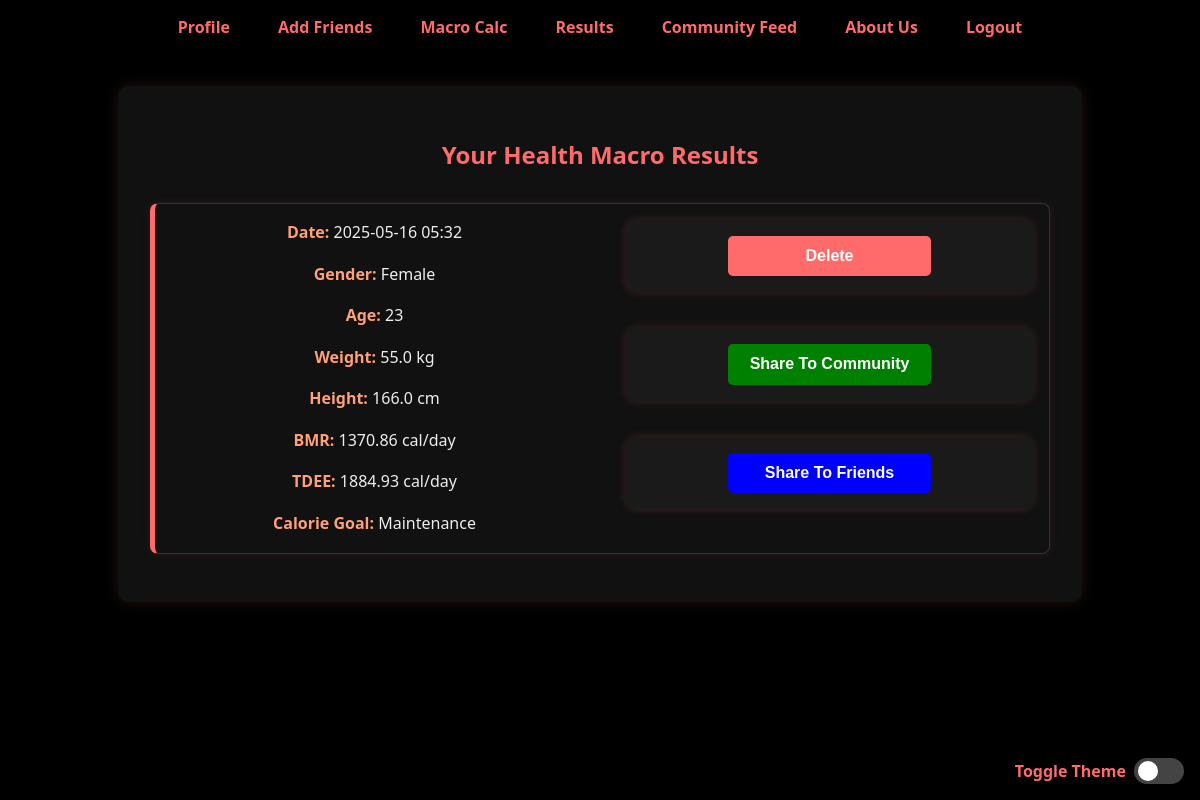
The page /results (signed in) on the database its author committed.
### app/models.py (models this page shows)
class MacroPost(db.Model):
    id = db.Column(db.Integer, primary_key=True)
    gender = db.Column(db.String(10), nullable=False)
    age = db.Column(db.Integer, nullable=False)
    weight = db.Column(db.Float, nullable=False)
    height = db.Column(db.Float, nullable=False)
    bmr = db.Column(db.Float, nullable=False)
    tdee = db.Column(db.Float, nullable=False)
    calorie_goal = db.Column(db.String(10), nullable=False, server_default='maintain')
    timestamp = db.Column(db.DateTime, server_default=db.func.now())
    user_id = db.Column(db.Integer, db.ForeignKey('user.id'), nullable=False)
    user = db.relationship('User', backref=db.backref('macroposts', lazy=True))

### app/routes.py (the view)
@app.route("/results")
def results():
    macro_posts = []
    if current_user.is_authenticated:
        macro_posts = MacroPost.query.filter_by(user_id=current_user.id).order_by(MacroPost.timestamp.desc()).all()
    return render_template("results.html", macro_posts=macro_posts)

### app/__init__.py (called while the page is built)
@login_manager.user_loader
def load_user(user_id):
    return db.session.get(User, int(user_id))

### app/routes.py (called while the page is built)
@app.after_request
def add_security_headers(response):
    response.headers['X-Content-Type-Options'] = 'nosniff'
    response.headers['X-Frame-Options'] = 'DENY'
    response.headers['X-Content-Type-Options'] = 'nosniff'
    response.headers['X-XSS-Protection'] = '1; mode=block'
    return response

### app/templates/results.html (shortened to what this page needs)
{% extends "base.html" %}
{% import "./components/resultTab.html" as ui %}
 {% block content %}
<section>
  <h1>Your Health Macro Results</h1>
  {% if macro_posts and macro_posts|length > 0 %}
  <div class="macro-history">
    <ul>
      {% for post in macro_posts %}
      <li>
        <div class="info">
          {{ ui.history_item(post) }}
        </div>
        <div class="actions">
          {{ ui.delete_button(post.id) }}
          {{ ui.community_share_button(post.id) }}
          {{ ui.friend_share_button(post.id) }}
        </div>
      </li>
      {% endfor %}
    </ul>
  </div>
  {% endif %}
</section>
{% endblock %}

### app/templates/components/resultTab.html (shortened to what this page needs)
{% macro history_item(post) %}
<p><strong>Date:</strong> {{ post.timestamp.strftime('%Y-%m-%d %H:%M') }}</p>
<p><strong>Gender:</strong> {{ post.gender|capitalize }}</p>
<p><strong>Age:</strong> {{ post.age }}</p>
<p><strong>Weight:</strong> {{ post.weight }} kg</p>
<p><strong>Height:</strong> {{ post.height }} cm</p>
<p><strong>BMR:</strong> {{ post.bmr }} cal/day</p>
<p><strong>TDEE:</strong> {{ post.tdee }} cal/day</p>
<p><strong>Calorie Goal:</strong> {{ post.calorie_goal|capitalize }}</p>
{% endmacro %}
{% macro delete_button(post_id) %}
<form
  action="{{ url_for('delete_macro_post', post_id=post_id) }}"
  method="post"
  onsubmit="return confirm('Are you sure you want to delete this entry?');"
>
  <button type="submit">Delete</button>
</form>
{% endmacro %}
{% macro community_share_button(post_id) %}
<form action="{{ url_for('create_feed_post', post_id=post_id) }}" method="POST">
  <button style="background-color: green" type="submit">
    Share To Community
  </button>
</form>
{% endmacro %}
{% macro friend_share_button(post_id) %}
<form action="{{ url_for('feed') }}" method="GET">
  <button style="background-color: blue" type="submit">Share To Friends</button>
</form>
{% endmacro %}

### app/static/css/style.css (style rules this page uses)
body { background-color: #000; color: #eee; font-family: 'Segoe UI', Tahoma, Geneva, Verdana, sans-serif; margin: 0; padding: 0; }
h1, h2 { color: #ff6b6b; text-align: center; }
form { background-color: #1a1a1a; padding: 2rem; border-radius: 10px; max-width: 500px; margin: 2rem auto; box-shadow: 0 0 10px rgba(255, 107, 107, 0.2); }
input, select, button { width: 100%; padding: 0.7rem; margin-top: 0.5rem; border-radius: 5px; border: none; background-color: #333; color: #fff; font-size: 1rem; }
button { background-color: #ff6b6b; color: #000; font-weight: bold; margin-top: 1.5rem; cursor: pointer; transition: background-color 0.3s; }
section { background-color: #111; color: #eee; max-width: 900px; margin: 2rem auto; padding: 2rem; border-radius: 10px; box-shadow: 0 0 15px rgba(255, 107, 107, 0.15); }
section p { font-size: 1rem; line-height: 1.6; }
.macro-history { margin-top: 2rem; }
.macro-history ul { list-style: none; padding: 0px; margin: 0px; }
.macro-history li { text-align: center; border: 1px solid #333; border-left: 5px solid #ff6b6b; border-radius: 8px; margin-bottom: 1rem; box-shadow: 0 0 8px rgba(255, 107, 107, 0.1); transition: transform 0.2s ease; display: flex; justify-content: space-between; align-items: flex-start; gap: 1rem; }
.macro-history strong { color: #ffa07a; }
.macro-history .info { justify-content: left; }
.macro-history .info p { margin-block: 1rem; }
.macro-history li .info { display: inline-table; grid-template-columns: repeat(auto-fit, minmax(120px, 1fr)); gap: 0.25rem 1rem; flex: 0.5; }
.macro-history .actions { display: flex; flex-direction: column; }
.macro-history li .actions { display: block; align-self: start; gap: 0.5rem; display: flex; flex-direction: column; flex-shrink: 0; gap: 0.25rem 1rem; flex: 0.5; }
.macro-history button { width: 50%; margin-block: 1rem; color: white; }
.macro-history form { padding: 0; margin: 1rem; }

### rows shown on the page
MacroPost: timestamp "2025-05-16 05:32", gender "Female", age "23", weight "55.0", height "166.0", bmr "1370.86", tdee "1884.93", calorie_goal "Maintenance"
